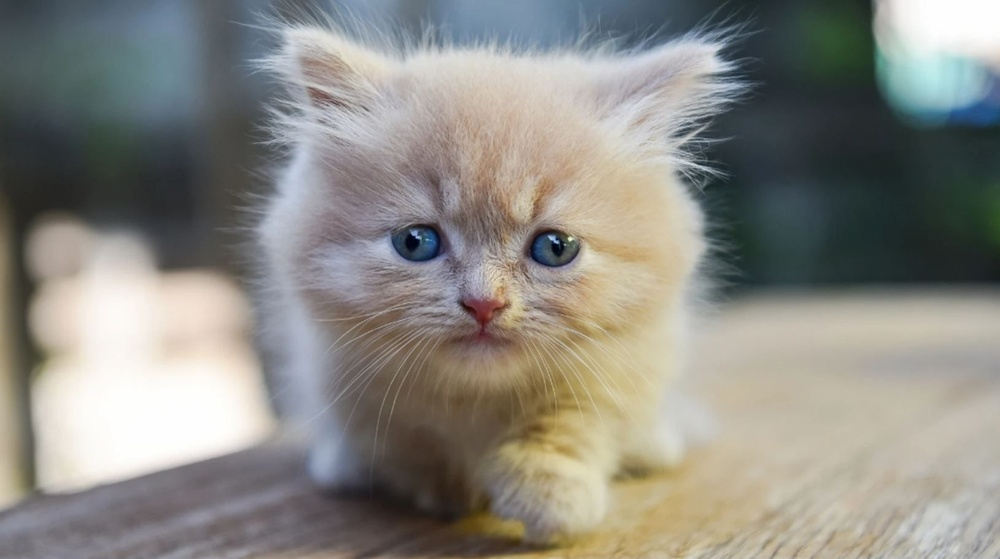
#> input picture michi.jpg, 1000 x 559 px, shrunk from 1629 x 911 before the run
$ jupyter execute clase28_03_24.ipynb
#> lines starting #> are read from the running program, lines starting #| are printed output that depends on the picture
trabajo en clase 28_03_24

[cell 1]
import cv2
import numpy as np
import matplotlib.pyplot as plt

img = cv2.imread('michi.jpg', 0)
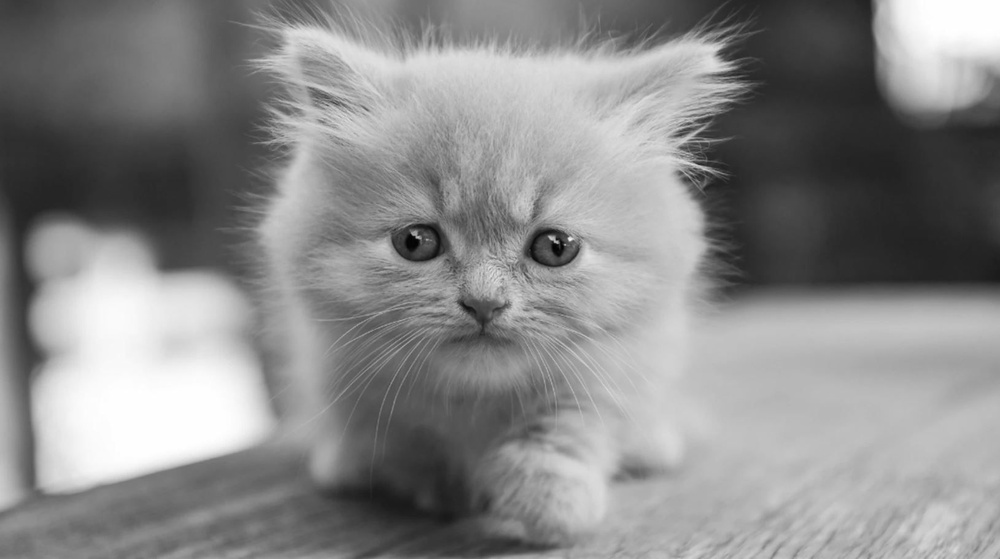
#> img: shape (559, 1000); min 1, max 255, mean 137.4

t1 = np.fft.fft2(img)
t2 = np.fft.fftshift(t1)

fila, columna = img.shape
#> fila = 559; columna = 1000
fila1, columna1 = fila // 2, columna // 2
#> fila1 = 279; columna1 = 500

t2[fila - 5:fila + 5, columna1 - 5:columna1 + 5] = 0
t3 = np.fft.ifftshift(t2)

img_fin = np.fft.ifft2(t3)
img_fin = np.abs(img_fin)

espectro = 20 * np.log(np.abs(t2))
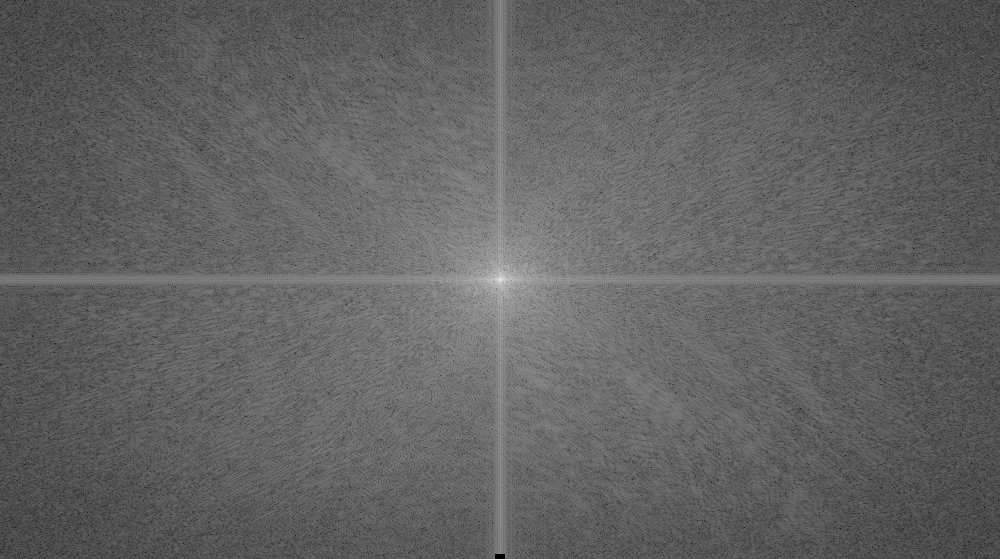
#> espectro: shape (559, 1000) float64; 0.01% of the values are NaN or infinite; the others: min 10.67, max 363.1, mean 146.8; drawn with min black, max white, NaN and infinite black

plt.figure(figsize=(12, 10))

plt.subplot(1, 3, 1)
plt.imshow(img, cmap='gray')
plt.title('Original')

plt.subplot(1, 3, 2)
plt.imshow(img_fin, cmap='gray')
plt.title('Procesada')

plt.subplot(1, 3, 3)
plt.imshow(espectro, cmap='gray')
plt.title('Espectro')

plt.show()
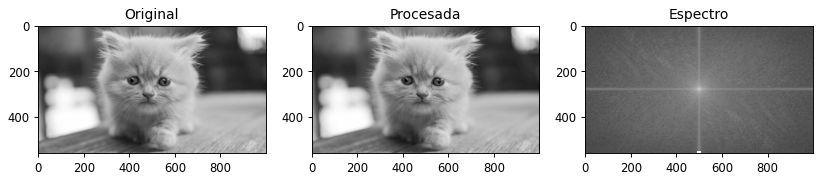
#> figure drawn by matplotlib, 3 panels

Imutils

[cell 2]
import cv2
import numpy as np
import matplotlib.pyplot as plt
import imutils

img=cv2.imread('girl1.jpg')
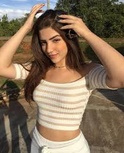
#> input picture girl1.jpg, 124 x 153 px, shrunk from 202 x 250 before the run
#> img is the input picture: shape (153, 124, 3); mean B, G, R 92, 113.4, 133.6
plt.imshow(img)
plt.show()

angulo=50
rotar=imutils.rotate(img,angulo)
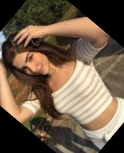
#> rotar: shape (153, 124, 3); mean B, G, R 72.9, 91.9, 111
plt.imshow(rotar)
plt.show()
